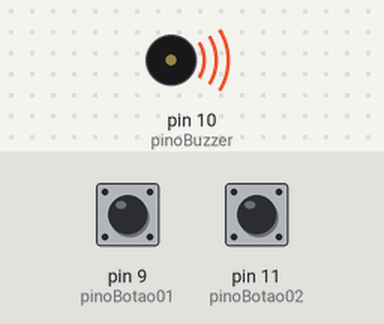
This sketch was run on a simulated Arduino Uno, built with avr-gcc and run on an emulated ATmega328P. On the bench: buzzer (waves = sounding). Inputs (shaded band) come from the test bench; at power-on: pin 9 (pinoBotao01) HIGH, pin 11 (pinoBotao02) HIGH.

Above: at 0.5 s.
Timing chart, 0 to 4.6 s (numbered marks = the images above):
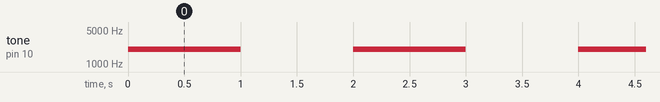

Measured:
- by itself, tone on pin 10 (pinoBuzzer): alternates 2000 Hz for 1.0 s and silent for 1.0 s

The sketch:

Som_com_botao.ino
```cpp
int frequencia=2000;

const int pinoBuzzer= 10;
const int pinoBotao01= 9;
const int pinoBotao02=11;


void setup() {
  pinMode(pinoBuzzer,OUTPUT);
  pinMode(pinoBotao01,INPUT_PULLUP);
  pinMode(pinoBotao02,INPUT_PULLUP);

}

void loop() {
 if(digitalRead(pinoBotao01)==LOW){ //se botao 1 for ligado
    frequencia=frequencia+100;//adicone 100 a fr
  }


  if(digitalRead(pinoBotao02)==LOW){
    frequencia=frequencia-100;
  }
  tone(pinoBuzzer,frequencia);
  delay(1000);
  noTone(pinoBuzzer);
  delay(1000);


}
```
